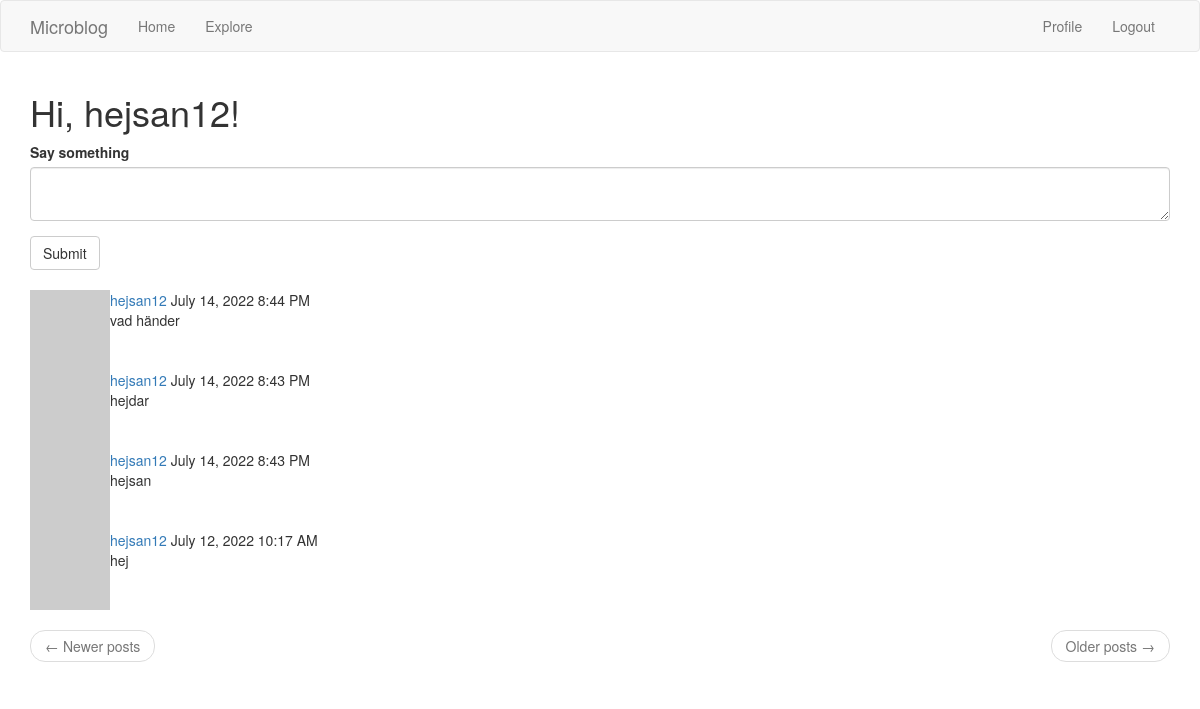
Screenshot of /index (signed in) with the database file from the repository.
### app/models.py (models this page shows, shortened)
class User(UserMixin, db.Model): #Jobba mer med inheritance-classes
    id= db.Column(db.Integer, primary_key=True)
    username= db.Column(db.String(64), index=True, unique=True)
    email= db.Column(db.String(120), index=True, unique=True)
    password_hash= db.Column(db.String(128))
    post= db.relationship('Post', backref='author', lazy= 'dynamic')
    about_me= db.Column(db.String(180))
    last_seen=db.Column(db.DateTime, default=datetime.utcnow)
    def avatar(self, size):
        digest= md5(self.email.lower().encode('utf_8')).hexdigest()
        return 'https://www.gravatar.com/avatar/{}?d=identicon&s={}'.format(digest,size)
    followed = db.relationship(
        'User', secondary=followers,
        primaryjoin=(followers.c.follower_id == id),
        secondaryjoin=(followers.c.followed_id == id),
        backref=db.backref('followers', lazy='dynamic'), lazy='dynamic')
    def followed_posts(self):
        followed= Post.query.join(followers, (followers.c.followed_id==Post.user_id)).filter(followers.c.follower_id==self.id)
        own= Post.query.filter_by(user_id=self.id)
        return followed.union(own).order_by(Post.timestamp.desc())

class Post(db.Model):
    id = db.Column(db.Integer, primary_key=True)
    body = db.Column(db.String(140))
    blogpost=db.Column(db.String(280))
    timestamp = db.Column(db.DateTime, index=True, default=datetime.utcnow)
    user_id = db.Column(db.Integer, db.ForeignKey('user.id'))

### app/routes.py (the view)
@app.route('/', methods=['GET', 'POST'])
@app.route('/index', methods=['GET', 'POST'])
@login_required
def index():
    form = PostForm()
    if form.validate_on_submit():
        post = Post(body=form.post.data, author=current_user)
        db.session.add(post)
        db.session.commit()
        flash('Your post is now live!')
        return redirect(url_for('index'))
    page=request.args.get('page',1, type=int)
    posts=current_user.followed_posts().paginate(page, app.config['POSTS_PER_PAGE'], False)
    next_url= url_for('index', page=posts.next_num) \
        if posts.has_next else None
    prev_url= url_for('index', page=posts.prev_num) \
        if posts.has_prev else None
    return render_template("index.html", title='Home Page', form=form, posts=posts.items, next_url=next_url, prev_url=prev_url)

### app/forms.py
class PostForm(FlaskForm):
    post = TextAreaField('Say something', validators=[DataRequired()])
    submit = SubmitField('Submit')

### app/models.py (called while the page is built)
@login.user_loader
def load_user(id):
    return User.query.get(int(id))

### app/routes.py (called while the page is built)
@app.before_request
def before_request():
    if current_user.is_authenticated:
        current_user.last_seen= datetime.utcnow()
        db.session.commit()
    g.locale=str(get_locale)

### app/templates/index.html
{% extends "base.html" %}
{% import 'bootstrap/wtf.html' as wtf %}
{% block app_content %}
    <h1>Hi, {{ current_user.username }}!</h1>
    {% if form %}
    {{ wtf.quick_form(form) }}
    <br>
    {% endif %}
    {% for post in posts %}
        {% include '_post.html' %}
    {% endfor %}
    <nav aria-label="...">
        <ul class="pager">
            <li class="previous{% if not prev_url %} disabled{% endif %}">
                <a href="{{ prev_url or '#' }}">
                    <span aria-hidden="true">&larr;</span> Newer posts
                </a>
            </li>
            <li class="next{% if not next_url %} disabled{% endif %}">
                <a href="{{ next_url or '#' }}">
                    Older posts <span aria-hidden="true">&rarr;</span>
                </a>
            </li>
        </ul>
    </nav>
{% endblock %}

### app/templates/_post.html
<table>
    <tr valign="top">
        <td><img src="{{post.author.avatar(36)}}"></td>
        <td>
            <a href="{{url_for('user', username=post.author.username)}}">
                {{post.author.username}}
            </a>
            {{moment(post.timestamp).format('LLL')}}
             <br> {{post.body}}
        </td>
    </tr>
</table>
 <td>

### rows the page displays
User: username "hejsan12"
Post: author.username "hejsan12", timestamp "July 14, 2022 8:44 PM", body "vad händer"
Post: author.username "hejsan12", timestamp "July 14, 2022 8:43 PM", body "hejdar"
Post: author.username "hejsan12", timestamp "July 14, 2022 8:43 PM", body "hejsan"
Post: author.username "hejsan12", timestamp "July 12, 2022 10:17 AM", body "hej"
